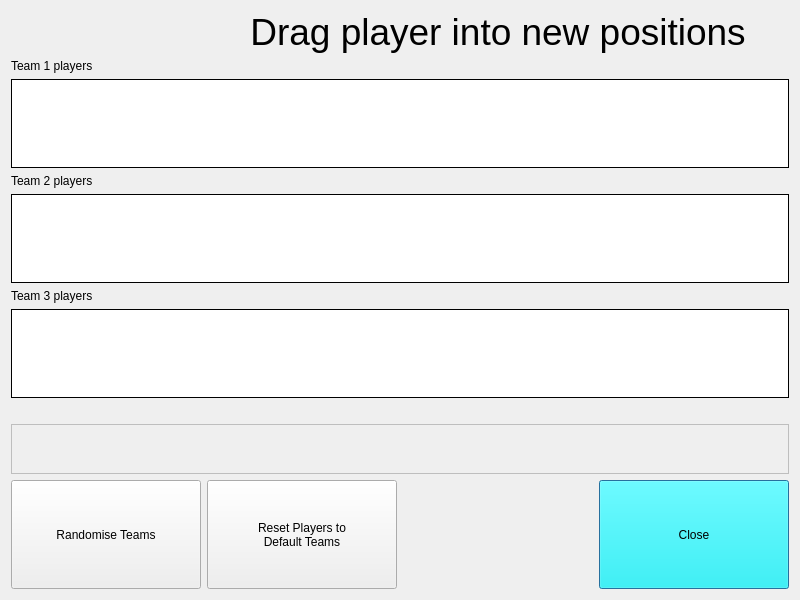
<?xml version="1.0" encoding="UTF-8"?>
<ui version="4.0">
 <class>RearrangePlayers</class>
 <widget class="QDialog" name="RearrangePlayers">
  <property name="geometry">
   <rect>
    <x>0</x>
    <y>0</y>
    <width>800</width>
    <height>600</height>
   </rect>
  </property>
  <property name="windowTitle">
   <string>Rearrange Players</string>
  </property>
  <property name="styleSheet">
   <string notr="true"/>
  </property>
  <layout class="QGridLayout" name="gridLayout">
   <item row="6" column="0" colspan="4">
    <widget class="QListWidget" name="list_Team3">
     <property name="font">
      <font>
       <pointsize>16</pointsize>
      </font>
     </property>
     <property name="acceptDrops">
      <bool>true</bool>
     </property>
     <property name="frameShape">
      <enum>QFrame::Panel</enum>
     </property>
     <property name="frameShadow">
      <enum>QFrame::Plain</enum>
     </property>
     <property name="verticalScrollBarPolicy">
      <enum>Qt::ScrollBarAlwaysOff</enum>
     </property>
     <property name="horizontalScrollBarPolicy">
      <enum>Qt::ScrollBarAlwaysOff</enum>
     </property>
     <property name="dragEnabled">
      <bool>true</bool>
     </property>
     <property name="defaultDropAction">
      <enum>Qt::MoveAction</enum>
     </property>
     <property name="alternatingRowColors">
      <bool>false</bool>
     </property>
     <property name="flow">
      <enum>QListView::LeftToRight</enum>
     </property>
     <property name="spacing">
      <number>5</number>
     </property>
    </widget>
   </item>
   <item row="9" column="2">
    <spacer name="verticalSpacer">
     <property name="orientation">
      <enum>Qt::Vertical</enum>
     </property>
     <property name="sizeHint" stdset="0">
      <size>
       <width>20</width>
       <height>200</height>
      </size>
     </property>
    </spacer>
   </item>
   <item row="0" column="1" colspan="3">
    <widget class="QLabel" name="label">
     <property name="palette">
      <palette>
       <active>
        <colorrole role="Button">
         <brush brushstyle="SolidPattern">
          <color alpha="255">
           <red>0</red>
           <green>255</green>
           <blue>255</blue>
          </color>
         </brush>
        </colorrole>
       </active>
       <inactive>
        <colorrole role="Button">
         <brush brushstyle="SolidPattern">
          <color alpha="255">
           <red>0</red>
           <green>255</green>
           <blue>255</blue>
          </color>
         </brush>
        </colorrole>
       </inactive>
       <disabled>
        <colorrole role="Button">
         <brush brushstyle="SolidPattern">
          <color alpha="255">
           <red>93</red>
           <green>180</green>
           <blue>181</blue>
          </color>
         </brush>
        </colorrole>
       </disabled>
      </palette>
     </property>
     <property name="font">
      <font>
       <pointsize>28</pointsize>
      </font>
     </property>
     <property name="text">
      <string>Drag player into new positions</string>
     </property>
     <property name="alignment">
      <set>Qt::AlignCenter</set>
     </property>
    </widget>
   </item>
   <item row="9" column="3" rowspan="3">
    <widget class="QPushButton" name="btn_Close">
     <property name="enabled">
      <bool>true</bool>
     </property>
     <property name="sizePolicy">
      <sizepolicy hsizetype="Preferred" vsizetype="Preferred">
       <horstretch>0</horstretch>
       <verstretch>0</verstretch>
      </sizepolicy>
     </property>
     <property name="palette">
      <palette>
       <active>
        <colorrole role="Button">
         <brush brushstyle="SolidPattern">
          <color alpha="255">
           <red>0</red>
           <green>255</green>
           <blue>255</blue>
          </color>
         </brush>
        </colorrole>
        <colorrole role="Base">
         <brush brushstyle="SolidPattern">
          <color alpha="255">
           <red>0</red>
           <green>255</green>
           <blue>255</blue>
          </color>
         </brush>
        </colorrole>
        <colorrole role="Window">
         <brush brushstyle="SolidPattern">
          <color alpha="255">
           <red>0</red>
           <green>255</green>
           <blue>255</blue>
          </color>
         </brush>
        </colorrole>
       </active>
       <inactive>
        <colorrole role="Button">
         <brush brushstyle="SolidPattern">
          <color alpha="255">
           <red>0</red>
           <green>255</green>
           <blue>255</blue>
          </color>
         </brush>
        </colorrole>
        <colorrole role="Base">
         <brush brushstyle="SolidPattern">
          <color alpha="255">
           <red>0</red>
           <green>255</green>
           <blue>255</blue>
          </color>
         </brush>
        </colorrole>
        <colorrole role="Window">
         <brush brushstyle="SolidPattern">
          <color alpha="255">
           <red>0</red>
           <green>255</green>
           <blue>255</blue>
          </color>
         </brush>
        </colorrole>
       </inactive>
       <disabled>
        <colorrole role="Button">
         <brush brushstyle="SolidPattern">
          <color alpha="255">
           <red>0</red>
           <green>255</green>
           <blue>255</blue>
          </color>
         </brush>
        </colorrole>
        <colorrole role="Base">
         <brush brushstyle="SolidPattern">
          <color alpha="255">
           <red>0</red>
           <green>255</green>
           <blue>255</blue>
          </color>
         </brush>
        </colorrole>
        <colorrole role="Window">
         <brush brushstyle="SolidPattern">
          <color alpha="255">
           <red>0</red>
           <green>255</green>
           <blue>255</blue>
          </color>
         </brush>
        </colorrole>
       </disabled>
      </palette>
     </property>
     <property name="text">
      <string>Close</string>
     </property>
    </widget>
   </item>
   <item row="8" column="0" colspan="4">
    <widget class="QListWidget" name="list_Bench">
     <property name="enabled">
      <bool>false</bool>
     </property>
     <property name="sizePolicy">
      <sizepolicy hsizetype="Preferred" vsizetype="Preferred">
       <horstretch>0</horstretch>
       <verstretch>0</verstretch>
      </sizepolicy>
     </property>
     <property name="maximumSize">
      <size>
       <width>16777215</width>
       <height>50</height>
      </size>
     </property>
     <property name="font">
      <font>
       <pointsize>16</pointsize>
      </font>
     </property>
     <property name="acceptDrops">
      <bool>true</bool>
     </property>
     <property name="frameShape">
      <enum>QFrame::Panel</enum>
     </property>
     <property name="frameShadow">
      <enum>QFrame::Plain</enum>
     </property>
     <property name="verticalScrollBarPolicy">
      <enum>Qt::ScrollBarAlwaysOff</enum>
     </property>
     <property name="horizontalScrollBarPolicy">
      <enum>Qt::ScrollBarAlwaysOff</enum>
     </property>
     <property name="showDropIndicator" stdset="0">
      <bool>true</bool>
     </property>
     <property name="dragEnabled">
      <bool>true</bool>
     </property>
     <property name="defaultDropAction">
      <enum>Qt::MoveAction</enum>
     </property>
     <property name="alternatingRowColors">
      <bool>false</bool>
     </property>
     <property name="flow">
      <enum>QListView::LeftToRight</enum>
     </property>
     <property name="spacing">
      <number>5</number>
     </property>
    </widget>
   </item>
   <item row="4" column="0" colspan="4">
    <widget class="QListWidget" name="list_Team2">
     <property name="font">
      <font>
       <pointsize>16</pointsize>
      </font>
     </property>
     <property name="acceptDrops">
      <bool>true</bool>
     </property>
     <property name="frameShape">
      <enum>QFrame::Panel</enum>
     </property>
     <property name="frameShadow">
      <enum>QFrame::Plain</enum>
     </property>
     <property name="verticalScrollBarPolicy">
      <enum>Qt::ScrollBarAlwaysOff</enum>
     </property>
     <property name="horizontalScrollBarPolicy">
      <enum>Qt::ScrollBarAlwaysOff</enum>
     </property>
     <property name="dragEnabled">
      <bool>true</bool>
     </property>
     <property name="defaultDropAction">
      <enum>Qt::MoveAction</enum>
     </property>
     <property name="alternatingRowColors">
      <bool>false</bool>
     </property>
     <property name="flow">
      <enum>QListView::LeftToRight</enum>
     </property>
     <property name="spacing">
      <number>5</number>
     </property>
     <property name="wordWrap">
      <bool>false</bool>
     </property>
    </widget>
   </item>
   <item row="5" column="0">
    <widget class="QLabel" name="label_Team3">
     <property name="text">
      <string>Team 3 players</string>
     </property>
    </widget>
   </item>
   <item row="1" column="0">
    <widget class="QLabel" name="label_Team1">
     <property name="text">
      <string>Team 1 players</string>
     </property>
    </widget>
   </item>
   <item row="2" column="0" colspan="4">
    <widget class="QListWidget" name="list_Team1">
     <property name="font">
      <font>
       <pointsize>16</pointsize>
      </font>
     </property>
     <property name="acceptDrops">
      <bool>true</bool>
     </property>
     <property name="frameShape">
      <enum>QFrame::Panel</enum>
     </property>
     <property name="frameShadow">
      <enum>QFrame::Plain</enum>
     </property>
     <property name="verticalScrollBarPolicy">
      <enum>Qt::ScrollBarAlwaysOff</enum>
     </property>
     <property name="horizontalScrollBarPolicy">
      <enum>Qt::ScrollBarAlwaysOff</enum>
     </property>
     <property name="dragEnabled">
      <bool>true</bool>
     </property>
     <property name="defaultDropAction">
      <enum>Qt::MoveAction</enum>
     </property>
     <property name="alternatingRowColors">
      <bool>false</bool>
     </property>
     <property name="flow">
      <enum>QListView::LeftToRight</enum>
     </property>
     <property name="spacing">
      <number>5</number>
     </property>
    </widget>
   </item>
   <item row="3" column="0">
    <widget class="QLabel" name="label_Team2">
     <property name="text">
      <string>Team 2 players</string>
     </property>
    </widget>
   </item>
   <item row="7" column="1">
    <widget class="QLabel" name="label_TheBench">
     <property name="enabled">
      <bool>true</bool>
     </property>
     <property name="text">
      <string/>
     </property>
    </widget>
   </item>
   <item row="9" column="0" rowspan="3">
    <widget class="QPushButton" name="btn_Randomise">
     <property name="sizePolicy">
      <sizepolicy hsizetype="Preferred" vsizetype="Preferred">
       <horstretch>0</horstretch>
       <verstretch>0</verstretch>
      </sizepolicy>
     </property>
     <property name="text">
      <string>Randomise Teams</string>
     </property>
    </widget>
   </item>
   <item row="9" column="1" rowspan="3">
    <widget class="QPushButton" name="btn_SetDefaultTeams">
     <property name="sizePolicy">
      <sizepolicy hsizetype="Preferred" vsizetype="Preferred">
       <horstretch>0</horstretch>
       <verstretch>0</verstretch>
      </sizepolicy>
     </property>
     <property name="text">
      <string>Reset Players to
Default Teams</string>
     </property>
    </widget>
   </item>
  </layout>
 </widget>
 <resources/>
 <connections/>
</ui>
